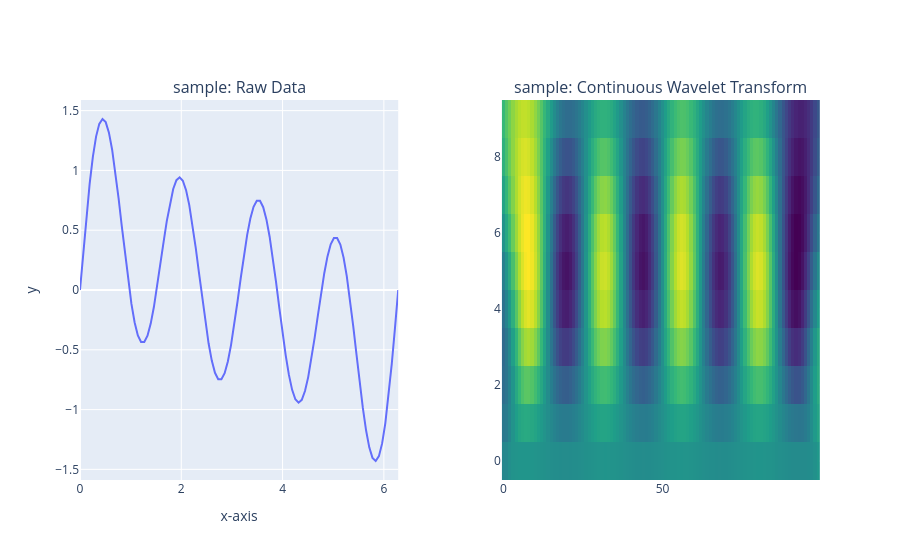

Notebook code cell kept with this figure:
### Code cell
pretty_names = {
    "Raw Data": "pointwise_features",
    "Principal Component Analysis": "pca",
    "Fourier Transform": "fft_features",
    "Cumulative Distribution Function": "cdf",
    "Agglomerative Clustering": "featureagg",
    "Continuous Wavelet Transform": "cwt",
    "Polynomial Fitting": "polynomial_featuresall",
    "T-distributed Stochastic Neighbor Embedding": "tsne",
}

kwargs_dict = {
    "pca": {
        "mode": "markers",
        "marker": dict(color=y, colorscale="Viridis"),
    },  # , showscale=True, colorbar=dict(len=0.3, x=0.3, y=0.5))}
    "cwt": {
        "colorscale": "Viridis",
        "showscale": False,
    },  # ,'colorbar':dict(len=0.3, x=1, y=0.85)}
    "cdf": {},
    "polynomial_featuresall": {},
    "featureagg": {
        "mode": "markers",
        "marker": dict(color=y, colorscale="Viridis"),
    },  # , showscale=True, colorbar=dict(len=0.3, x=0.6, y=0.5))}
    "fft_features": {},
    "pointwise_features": {},
    "tsne": {"mode": "markers", "marker": dict(color=y, colorscale="Viridis")},
}

pretty_features = ["Raw Data", "Continuous Wavelet Transform"]
features = [pretty_names[f] for f in pretty_features]
nfeats = len(features)
spec = "sample"

fig = make_subplots(
        rows=1,
        cols=nfeats,
        subplot_titles=[f"{spec}: {p}" for p in pretty_features],
        horizontal_spacing=0.14,
    )
for i, feat in enumerate(features):
    kwargs = kwargs_dict[feat]
    if "fft" in feat or "pointwise" in feat:
        data.add_spectral_feature(
            spec, feat, xrange=getattr(data, f"{spec}_xaxis")
        )
        if "pointwise" in feat:
            xaxis_label, yaxis_label = axis_dict[spec]
        else:
            xaxis_label = "Frequency"
            yaxis_label = "FFT"
    else:
        data.add_spectral_feature(spec, feat)
        if "cdf" in feat:
            xaxis_label, yaxis_label = axis_dict[spec]
            yaxis_label = "Cumulative Intensity"
        elif "polynomial" in feat:
            xaxis_label = "Feature Index"
            yaxis_label = "Polynomial Coefficientr"

        else:
            xaxis_label = ""
            yaxis_label = ""

    arr = data.__getattribute__(spec + "_" + feat)
    if feat == "pca" or feat == "featureagg" or feat == "tsne":
        xaxis_label = "Component 1"
        yaxis_label = "Component 2"
    else:
        arr = arr[0].ravel()

    xaxis = getattr(data, f"{spec}_xaxis")
    temp = psf(
        arr,
        xaxis=xaxis,
        fig=fig,
        row=1,
        col=i + 1,
        xaxis_label=xaxis_label,
        yaxis_label=yaxis_label,
    )
    getattr(temp, f"plot_{feat}").__call__(showlegend=False, **kwargs)
fig

### Figure 1 — Plotly figure (JSON) as saved in the notebook; plotly's stock layout.template omitted (floating-point values rounded to 4 significant figures; data arrays with more than 128 entries replaced by an {"elided": "..."} marker saying what was removed)
{"data": [{"showlegend": false, "type": "scatter", "x": [0, 0.06347, 0.1269, 0.1904, 0.2539, 0.3173, 0.3808, 0.4443, 0.5077, 0.5712, 0.6347, 0.6981, 0.7616, 0.8251, 0.8885, 0.952, 1.015, 1.079, 1.142, 1.206, 1.269, 1.333, 1.396, 1.46, 1.523, 1.587, 1.65, 1.714, 1.777, 1.841, 1.904, 1.967, 2.031, 2.094, 2.158, 2.221, 2.285, 2.348, 2.412, 2.475, 2.539, 2.602, 2.666, 2.729, 2.793, 2.856, 2.919, 2.983, 3.046, 3.11, 3.173, 3.237, 3.3, 3.364, 3.427, 3.491, 3.554, 3.618, 3.681, 3.745, 3.808, 3.871, 3.935, 3.998, 4.062, 4.125, 4.189, 4.252, 4.316, 4.379, 4.443, 4.506, 4.57, 4.633, 4.697, 4.76, 4.823, 4.887, 4.95, 5.014, 5.077, 5.141, 5.204, 5.268, 5.331, 5.395, 5.458, 5.522, 5.585, 5.649, 5.712, 5.775, 5.839, 5.902, 5.966, 6.029, 6.093, 6.156, 6.22, 6.283], "xaxis": "x", "y": [0, 0.3173, 0.6185, 0.8882, 1.113, 1.283, 1.39, 1.43, 1.404, 1.316, 1.173, 0.9862, 0.7685, 0.5344, 0.2992, 0.07759, -0.1167, -0.2721, -0.38, -0.4349, -0.4349, -0.3818, -0.2809, -0.1405, 0.0285, 0.2134, 0.4006, 0.5765, 0.7284, 0.8452, 0.9182, 0.9419, 0.9138, 0.835, 0.7101, 0.5467, 0.3548, 0.1466, -0.06504, -0.2666, -0.4455, -0.5905, -0.6926, -0.7457, -0.7467, -0.6962, -0.5979, -0.4587, -0.2883, -0.09834, 0.09834, 0.2883, 0.4587, 0.5979, 0.6962, 0.7467, 0.7457, 0.6926, 0.5905, 0.4455, 0.2666, 0.06504, -0.1466, -0.3548, -0.5467, -0.7101, -0.835, -0.9138, -0.9419, -0.9182, -0.8452, -0.7284, -0.5765, -0.4006, -0.2134, -0.0285, 0.1405, 0.2809, 0.3818, 0.4349, 0.4349, 0.38, 0.2721, 0.1167, -0.07759, -0.2992, -0.5344, -0.7685, -0.9862, -1.173, -1.316, -1.404, -1.43, -1.39, -1.283, -1.113, -0.8882, -0.6185, -0.3173, -1.221e-15], "yaxis": "y"}, {"colorscale": [[0, "#440154"], [0.1111, "#482878"], [0.2222, "#3e4989"], [0.3333, "#31688e"], [0.4444, "#26828e"], [0.5556, "#1f9e89"], [0.6667, "#35b779"], [0.7778, "#6ece58"], [0.8889, "#b5de2b"], [1, "#fde725"]], "showlegend": false, "showscale": false, "type": "heatmap", "xaxis": "x2", "yaxis": "y2", "z": {"elided": "10x100 float values"}}], "layout": {"annotations": [{"font": {"size": 16}, "showarrow": false, "text": "sample: Raw Data", "x": 0.215, "xanchor": "center", "xref": "paper", "y": 1, "yanchor": "bottom", "yref": "paper"}, {"font": {"size": 16}, "showarrow": false, "text": "sample: Continuous Wavelet Transform", "x": 0.785, "xanchor": "center", "xref": "paper", "y": 1, "yanchor": "bottom", "yref": "paper"}], "autosize": true, "xaxis": {"anchor": "y", "autorange": true, "domain": [0, 0.43], "range": [0, 6.283], "title": {"text": "x-axis"}, "type": "linear"}, "xaxis2": {"anchor": "y2", "autorange": true, "domain": [0.57, 1], "range": [-0.5, 99.5], "title": {"text": ""}}, "yaxis": {"anchor": "x", "autorange": true, "domain": [0, 1], "range": [-1.589, 1.589], "title": {"text": "y"}, "type": "linear"}, "yaxis2": {"anchor": "x2", "autorange": true, "domain": [0, 1], "range": [-0.5, 9.5], "title": {"text": ""}}}}
